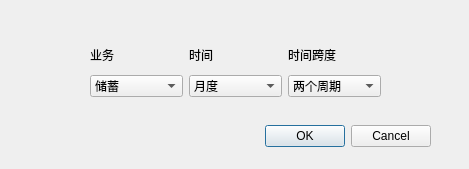
<?xml version="1.0" encoding="UTF-8"?>
<ui version="4.0">
 <class>StatisticSearchDialog</class>
 <widget class="QDialog" name="StatisticSearchDialog">
  <property name="geometry">
   <rect>
    <x>0</x>
    <y>0</y>
    <width>469</width>
    <height>169</height>
   </rect>
  </property>
  <property name="windowTitle">
   <string>StatisticSearchDialog</string>
  </property>
  <widget class="QDialogButtonBox" name="buttonBox">
   <property name="geometry">
    <rect>
     <x>90</x>
     <y>120</y>
     <width>341</width>
     <height>32</height>
    </rect>
   </property>
   <property name="orientation">
    <enum>Qt::Horizontal</enum>
   </property>
   <property name="standardButtons">
    <set>QDialogButtonBox::Cancel|QDialogButtonBox::Ok</set>
   </property>
  </widget>
  <widget class="QWidget" name="">
   <property name="geometry">
    <rect>
     <x>90</x>
     <y>40</y>
     <width>291</width>
     <height>57</height>
    </rect>
   </property>
   <layout class="QGridLayout" name="gridLayout">
    <item row="0" column="0">
     <widget class="QLabel" name="label">
      <property name="text">
       <string>业务</string>
      </property>
     </widget>
    </item>
    <item row="0" column="1">
     <widget class="QLabel" name="label_2">
      <property name="text">
       <string>时间</string>
      </property>
     </widget>
    </item>
    <item row="0" column="2">
     <widget class="QLabel" name="label_3">
      <property name="text">
       <string>时间跨度</string>
      </property>
     </widget>
    </item>
    <item row="1" column="0">
     <widget class="QComboBox" name="businesscomboBox">
      <item>
       <property name="text">
        <string>储蓄</string>
       </property>
      </item>
      <item>
       <property name="text">
        <string>贷款</string>
       </property>
      </item>
     </widget>
    </item>
    <item row="1" column="1">
     <widget class="QComboBox" name="timecomboBox">
      <item>
       <property name="text">
        <string>月度</string>
       </property>
      </item>
      <item>
       <property name="text">
        <string>季度</string>
       </property>
      </item>
      <item>
       <property name="text">
        <string>年度</string>
       </property>
      </item>
     </widget>
    </item>
    <item row="1" column="2">
     <widget class="QComboBox" name="numcomboBox">
      <item>
       <property name="text">
        <string>两个周期</string>
       </property>
      </item>
      <item>
       <property name="text">
        <string>三个周期</string>
       </property>
      </item>
      <item>
       <property name="text">
        <string>四个周期</string>
       </property>
      </item>
     </widget>
    </item>
   </layout>
  </widget>
 </widget>
 <resources/>
 <connections>
  <connection>
   <sender>buttonBox</sender>
   <signal>rejected()</signal>
   <receiver>StatisticSearchDialog</receiver>
   <slot>reject()</slot>
   <hints>
    <hint type="sourcelabel">
     <x>316</x>
     <y>260</y>
    </hint>
    <hint type="destinationlabel">
     <x>286</x>
     <y>274</y>
    </hint>
   </hints>
  </connection>
  <connection>
   <sender>buttonBox</sender>
   <signal>accepted()</signal>
   <receiver>StatisticSearchDialog</receiver>
   <slot>accept()</slot>
   <hints>
    <hint type="sourcelabel">
     <x>248</x>
     <y>254</y>
    </hint>
    <hint type="destinationlabel">
     <x>157</x>
     <y>274</y>
    </hint>
   </hints>
  </connection>
 </connections>
</ui>
